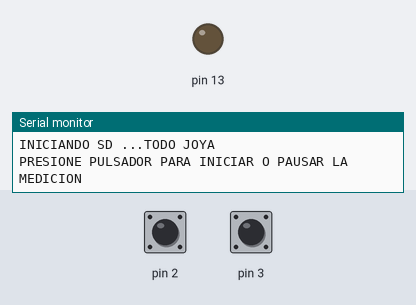
A sketch run on a simulated Arduino Uno, built with avr-gcc and run on an emulated ATmega328P. On the bench: output pins drawn as LEDs (lit = HIGH), the last lines printed to the serial monitor. Dashed ring = blinking. The test bench sets the inputs (shaded band); at power-on: pin 3 HIGH, pin 2 HIGH. Storage starts empty.

Above: at 1.2 s.
1.3 s: pin 3 pulled LOW for 1 s
At 1.45 s:
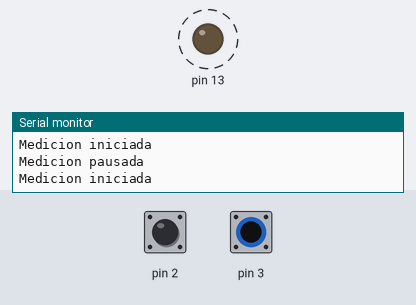
3.8 s: pin 3 pulled LOW for 3.2 s
At 7.3 s:
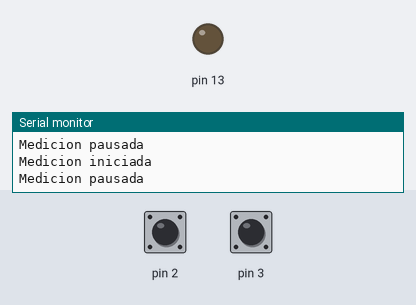
8.5 s: pin 3 driven LOW
At 8.95 s:
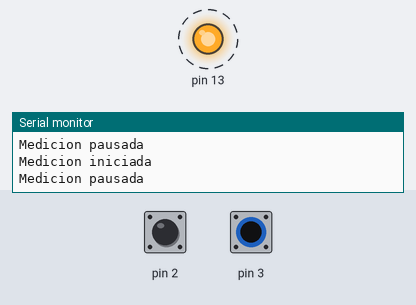
11.5 s: pin 2 pulled LOW for 0.15 s
14.5 s: pin 2 pulled LOW for 1 s
17.5 s: pin 3 driven HIGH
At 18.2 s:
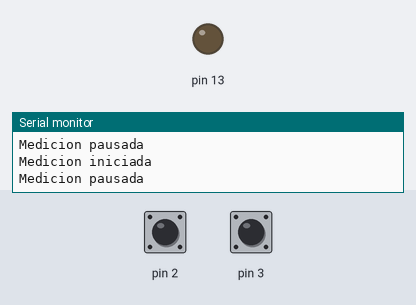
Timing chart, 0 to 20.0 s (numbered marks = the images above; inputs shaded):
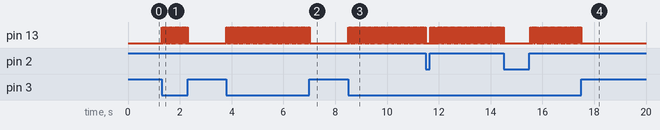

Measured:
- after the input at 1.3 s, pin 13: alternates HIGH for 0.03 s and LOW for 0.03 s, 40 changes in all, then stays LOW, starting at once
- after the input at 3.8 s, pin 13: alternates HIGH for 0.03 s and LOW for 0.03 s, 122 changes in all, then stays LOW, starting at once
- after the input at 8.5 s, pin 13: alternates HIGH for 0.03 s and LOW for 0.03 s, starting at once
- after the input at 17.5 s, pin 13: goes on until 17.5 s, then stays LOW

The sketch:

PRUEBA12_CANGILON_TECHO_SD.ino
```cpp
//********************** Liberias **************************************//
#include <EEPROM.h>
#include <SPI.h>
#include <SD.h>
//********************** Liberias **************************************//

File myFile;

//********************* definicion de variables ************************//
volatile float CONTADOR = 0;
volatile long CONT = 0;
volatile float CONT_LCD = 0;
float CTE;

unsigned long LIMITE = 10;
unsigned long INICIO_TIMER = 0;

long SEGUNDOS_GRAL = 0;

long  SEGUNDOS_SFTW = 0;
int  MINUTOS_SFTW = 0;
int  HORAS_SFTW = 0;
int DIAS_SFTW = 0;

long SEGUNDOS_INT = 0;
int MINUTOS_INT = 0;
int HORAS_INT = 0;
int DIAS_INT = 0;

bool FLAG = 0;
bool FLAG2 = 0;
bool FLAG3 = 0;
bool FLAG4 = 0;
bool FLAG5 = 0;

bool puertoSD = 0;
//********************* definicion de variables ************************//


//********* ATENCION EEPROM ************//

float EEPROMEDIO;

//********* ATENCION EEPROM ************//


//***************************************** SETUP *********************************************//

void setup()
{
  // TIMER 1 //
  // TIMER POR DESBORDAMIENTO CON PRESCALER 1024 //
  // TIENE UN PERIODO DE 1S FRECUENCIA DE 1 HZ MARCA EL INICIO DE LA SEÑAL //

  //delay(1000);

  CONTADOR = 0;
  CONT_LCD = 0;

  TCCR1A = 0;
  TCCR1B = 0;
  TCCR1B |= (1 << CS10) | (1 << CS12); //para prescaler de 1024 CS12=1 y CS10=1

  TCNT1 = 0xC2F8; //  F9E5 100 MS

  TIMSK1 |= (1 << TOIE1); //timer open interrupt enable
  //********************************* TIMER 1 ********************************//


  //******************** Grabo en EEPROM el valor promedio *******************//

  // EEPROM.put (EEPROMEDIO, PROMEDIO);

  //******************** Grabo en EEPROM el valor promedio *******************//


  //****************************** Inicializacion puerto serie *******************************//
  Serial.begin(9600);
  //****************************** Inicializacion puerto serie *******************************//


  //******************************* SERVICIO DE INTERRUPCIÓN *********************************//

  pinMode(2, INPUT_PULLUP);
  attachInterrupt(digitalPinToInterrupt(2), AUMENTAR, LOW);

  pinMode(3, INPUT_PULLUP);
  attachInterrupt(digitalPinToInterrupt(3), CONTROL, LOW);

  //******************************* SERVICIO DE INTERRUPCIÓN *********************************//


  //******************************* inicializacion de variables ******************************//
  FLAG = false;
  FLAG2 = false;
  FLAG3 = true;
  FLAG4 = false;
  FLAG5 = false;

  CTE = 7.90;

  //******************************* inicializacion de variables ******************************//

  Serial.print("INICIANDO SD ...");

  puertoSD = SD.begin(53) ;

  if (!puertoSD) {
    Serial.println("ALGO FALLO!");
    while (1);
  }
  Serial.println("TODO JOYA");

  //SD.remove("ENSAYO.txt");

  pinMode(13, OUTPUT);

  //************************ INICIALIZACION DE PINES DEL LsCD ***********************//

  digitalWrite(13, 1);
  Serial.println("PRESIONE PULSADOR PARA INICIAR O PAUSAR LA MEDICION");
  Serial.println();
  digitalWrite(13, 0);
}

//**********************************************************************************************//


//********************************************** VOID LOOP ****************************************//
void loop()
{
  if ((FLAG4) && (puertoSD))
  {
    if (FLAG) // FLAG del servicio de interrupción
    {

      myFile = SD.open("ENSAYO.txt", FILE_WRITE);

      FLAG3 = ! FLAG3; // cambia de estado el FLAG3 cada interrupción
      CONTADOR ++; // AUMENTA EN 1 EL CONTADOR GENERAL, DE ESTE SE BASAN TODOS LOS DEMAS
      CONT_LCD = CONTADOR * 7.9; // SE MULTIPLICA POR LA VARIABLE DE MEDIDA DE 1 CANGILON 7.9CM3

      SEGUNDOS_SFTW = SEGUNDOS_GRAL ;

      if (FLAG3) // INTERRUPCION DEL FLAG 3, QUE ES EL QUE CAMBIA CADA VEZ QUE INTERRUMPE EL FLAG PARA MARCAR SI ESTA EN EL LADO A
      {
        Serial.print("A;"); // Por puerto serie imprime el lado tambien en el que se encuentra
      }
      if (!FLAG3) //INTERRUPCION DEL FLAG 3, QUE ES EL QUE CAMBIA CADA VEZ QUE INTERRUMPE EL FLAG PARA MARCAR SI ESTA EN EL LADO B
      {
        Serial.print("B;"); // Por puerto serie imprime el lado tambien en el que se encuentra
      }

      Serial.print(CONT_LCD); // valor del agua
      Serial.print(";");

      //TIEMPO GENERAL QUE SE MUESTRA EN SOFTWARE
      DIAS_SFTW = SEGUNDOS_SFTW / 86400 ;
      SEGUNDOS_SFTW = SEGUNDOS_SFTW - DIAS_SFTW * 86400 ;
      HORAS_SFTW = SEGUNDOS_SFTW / 3600 ;
      SEGUNDOS_SFTW = SEGUNDOS_SFTW - HORAS_SFTW * 3600 ;
      MINUTOS_SFTW = SEGUNDOS_SFTW / 60 ;
      SEGUNDOS_SFTW = SEGUNDOS_SFTW - MINUTOS_SFTW * 60;

      Serial.print (DIAS_SFTW);
      Serial.print (":");
      Serial.print (HORAS_SFTW);
      Serial.print (":");
      Serial.print (MINUTOS_SFTW);
      Serial.print (":");
      Serial.print (SEGUNDOS_SFTW);
      Serial.print (";");

      // TIEMPO INTERRUPCIÓN
      if (SEGUNDOS_INT > 0)
      {
        SEGUNDOS_INT = SEGUNDOS_GRAL - SEGUNDOS_INT ;

        DIAS_INT = SEGUNDOS_INT / 86400 ;
        SEGUNDOS_INT = SEGUNDOS_INT - DIAS_INT * 86400 ;
        HORAS_INT = SEGUNDOS_INT / 3600 ;
        SEGUNDOS_INT = SEGUNDOS_INT - HORAS_INT * 3600 ;
        MINUTOS_INT = SEGUNDOS_INT / 60 ;
        SEGUNDOS_INT = SEGUNDOS_INT - MINUTOS_INT * 60;

        Serial.print (DIAS_INT);
        Serial.print (":");
        Serial.print (HORAS_INT);
        Serial.print (":");
        Serial.print (MINUTOS_INT);
        Serial.print (":");
        Serial.print (SEGUNDOS_INT);
        Serial.println (";");
      }

      if (myFile) {

        digitalWrite(13, 1);

        if (FLAG3)
        {

        }
        if (!FLAG3)
        {
          myFile.print("B;");
        }

        //AGUA
        myFile.print(CONT_LCD);
        myFile.print(";");

        //TIEMPO GENERAL QUE SE MUESTRA EN SOFTWARE
        myFile.print (DIAS_SFTW);
        myFile.print (":");
        myFile.print (HORAS_SFTW);
        myFile.print (":");
        myFile.print (MINUTOS_SFTW);
        myFile.print (":");
        myFile.print (SEGUNDOS_SFTW);
        myFile.print (";");

        //TIEMPO INTERRUPCION
        if (SEGUNDOS_INT > 0)
        {
          myFile.print (DIAS_INT);
          myFile.print (":");
          myFile.print (HORAS_INT);
          myFile.print (":");
          myFile.print (MINUTOS_INT);
          myFile.print (":");
          myFile.print (SEGUNDOS_INT);
          myFile.println (";");
          myFile.close();
        }

        digitalWrite(13, 0);

      }

      SEGUNDOS_INT = SEGUNDOS_GRAL ;

      //**************************************** IMPRESION DE VALORES EN LCD ****************************************//
      FLAG = 0; // RESETEO DEL FLAG DEL SERVICIO DE INTERRUPCION
    }
  }
}


//************************** SERVICIO DE INTERRUPCION  *********************//
// CON ANTIREBOTE //
// CADA VES QUE SE INTERRUPME PONE LA FLAG EN 1 //

void AUMENTAR()
{
  if ((millis() - INICIO_TIMER) > LIMITE) //ANTIRREBOTE
  {
    INICIO_TIMER = millis();
    FLAG = 1;
  }
}
//************************************************************************//

void CONTROL()
{
  if ((millis() - INICIO_TIMER) > LIMITE)
  {
    INICIO_TIMER = millis();
    FLAG4 = ! FLAG4;
    if (FLAG4)
    {
      Serial.println("Medicion iniciada");
      digitalWrite(13, 1);
    }
    if (!FLAG4)
    {
      Serial.println("Medicion pausada");
      digitalWrite(13, 0);
    }
  }
}


//********************************* TIMER 1 *******************************//
// POR DESBORDAMIENTO //
// TIMER MADRE DE 1s  //
// EL FLAG2 SE SETEA EN UNO CADA VEZ QUE INTERRUMPE EL TIMER //
// LA VARIABLE SEGUNDOS_LCD AUMENTA EN 1 CADA VES QUE INTERRUMPE EL TIMER //
ISR(TIMER1_OVF_vect)
{
  TCNT1 = 0xC2F7; // F9E4   100 ms

  if (FLAG4)
  {
    SEGUNDOS_GRAL ++;
    FLAG2 = 1;
  }
}
//************************************************************************//
```
